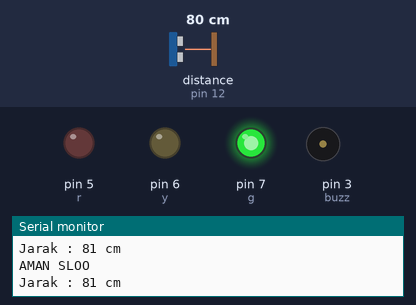
A sketch run on a simulated Arduino Uno, built with avr-gcc and run on an emulated ATmega328P. Parts: output pins drawn as LEDs (lit = HIGH), buzzer (waves = sounding, pin HIGH), the last lines printed to the serial monitor. The inputs (shaded band) are chosen by the test bench; at power-on: distance to the obstacle (sensor on pin 12) 80 cm. The echo pulse lasts 58.3 µs per cm.

Above: at 1.5 s.
1.6 s: distance to the obstacle (sensor on pin 12) set to 67 cm
At 3.7 s:
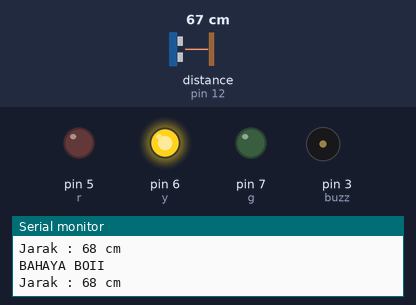
5.1 s: distance to the obstacle (sensor on pin 12) set to 23 cm
8.6 s: distance to the obstacle (sensor on pin 12) set to 19 cm
At 9.9 s:
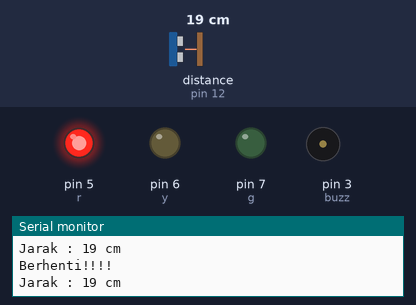
12.1 s: distance to the obstacle (sensor on pin 12) set to 35 cm
At 13.5 s:
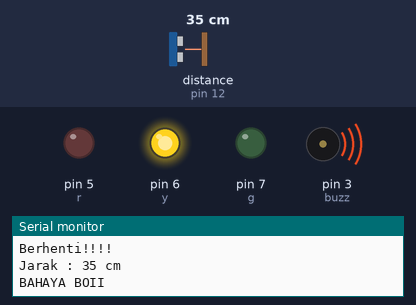
15.6 s: distance to the obstacle (sensor on pin 12) set to 2 cm
At 17.9 s:
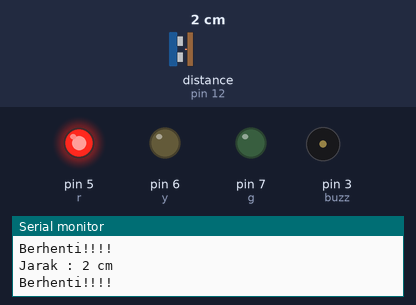
Timing chart, 0 to 20.1 s (numbered marks = the images above; inputs shaded):
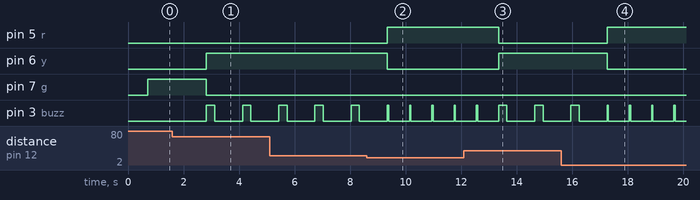

Measured:
- the behaviour switches between 70 and 69 cm on distance to the obstacle (sensor on pin 12) (found by bisection; images 0 and 1)
- the behaviour switches between 21 and 20 cm on distance to the obstacle (sensor on pin 12) (found by bisection; images 1 and 2)
- after the input at 1.6 s, pin 6 (y): LOW → HIGH after 1.2 s; pin 7 (g): HIGH → LOW after 1.2 s; pin 3 (buzz): alternates HIGH for 0.30 s and LOW for 1.0 s, starting after 1.2 s
- after the input at 8.6 s, pin 5 (r): LOW → HIGH after 0.74 s; pin 6 (y): HIGH → LOW after 0.74 s; pin 3 (buzz): alternates HIGH for 0.05 s and LOW for 0.75 s, starting after 0.79 s
- after the input at 12.1 s, pin 5 (r): HIGH → LOW after 1.3 s; pin 6 (y): LOW → HIGH after 1.3 s
- after the input at 15.6 s, pin 5 (r): LOW → HIGH after 1.7 s; pin 6 (y): HIGH → LOW after 1.7 s

The sketch:

6._sensor_ultrasonik.ino
```cpp
#include <OneWire.h>
#include <DallasTemperature.h>
#include <NewPing.h>

//inisialisasi
int suhu = 8;
OneWire oneWire(suhu);
DallasTemperature sensors(&oneWire);

int r = 5;
int y = 6;
int g = 7;
int buzz = 3;

int trig = 11;
int echo = 12;
int batas = 400;

NewPing cm(trig, echo, batas);

void setup() {
  // put your setup code here, to run once:
  Serial.begin(115200);

  pinMode(r, OUTPUT);
  pinMode(y, OUTPUT);
  pinMode(g, OUTPUT);
  pinMode(buzz, OUTPUT);
}

void loop() {
  // put your main code here, to run repeatedly:
  int lenght = cm.ping_cm();

  Serial.print("Jarak : ");
  Serial.print(lenght);
  Serial.println(" cm");
  delay(500);

  if( (lenght <= 20) and (lenght != 0) ){
      Serial.println("Berhenti!!!!");
      delay(200);
      digitalWrite(g, LOW);
      digitalWrite(y, LOW);
      digitalWrite(r, HIGH);
      digitalWrite(buzz, HIGH);
      delay(50);
      digitalWrite(buzz, LOW);
      delay(50);
  }else if ( (lenght >= 21) && (lenght<=70) ) {
      Serial.println("BAHAYA BOII");
      delay(200);
      digitalWrite(g, LOW);
      digitalWrite(y, HIGH);
      digitalWrite(r, LOW);
      digitalWrite(buzz, HIGH);
      delay(300);
      digitalWrite(buzz, LOW);
      delay(300);
  }else if (lenght >= 71 or lenght == 0) {
      Serial.println("AMAN SLOO");
      delay(200);
      digitalWrite(g, HIGH);
      digitalWrite(y, LOW);
      digitalWrite(r, LOW);
      digitalWrite(buzz, LOW);
  }


}
```
